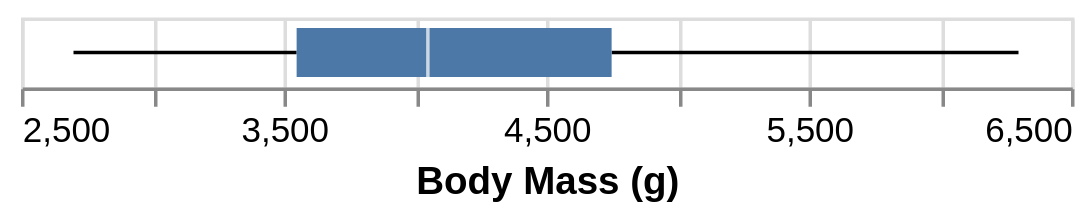

The specification (Vega-Lite) saved for this image:
### Vega-Lite specification from a JSON file in a GitHub repository (floating-point values rounded to 4 significant figures; data arrays with more than 128 entries replaced by an {"elided": "..."} marker saying what was removed)
{"$schema": "https://vega.github.io/schema/vega-lite/v4.json", "description": "A horizontal box plot showing median and lower and upper quartiles of the distribution of body mass of penguins.", "data": {"values": {"elided": "344 records"}}, "mark": {"type": "boxplot", "extent": 1.5}, "encoding": {"x": {"field": "Body Mass (g)", "type": "quantitative", "scale": {"zero": false}}}}
